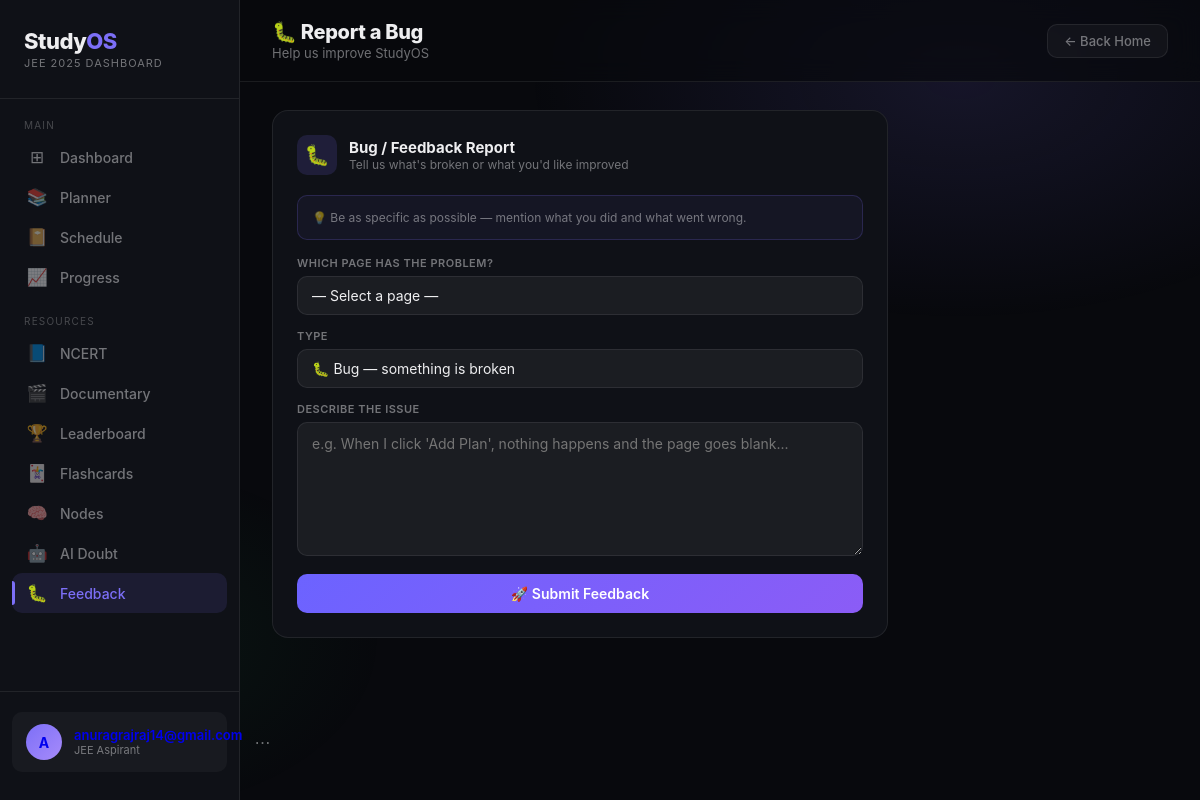
The app's page /feedback (signed in) with its own data.
### tables this page shows
CREATE TABLE users(
        id INTEGER PRIMARY KEY AUTOINCREMENT,
        username TEXT UNIQUE NOT NULL,
        email TEXT UNIQUE NOT NULL,
        password TEXT NOT NULL,
        bio TEXT DEFAULT '',
        exam TEXT DEFAULT 'JEE',
        class_year TEXT DEFAULT '12',
        avatar TEXT DEFAULT '',
        created_at TIMESTAMP DEFAULT CURRENT_TIMESTAMP
    );

### app.py (the view, shortened to what this page needs)
@app.route("/feedback", methods=["GET", "POST"])
@login_required
def feedback():
    return render_template("feedback.html")

### app.py (called while the page is built)
def get_db():
    conn = sqlite3.connect("database.db")
    conn.row_factory = sqlite3.Row
    return conn

@login_manager.user_loader
def load_user(user_id):
    conn = get_db()
    u = conn.execute("SELECT * FROM users WHERE id=?", (user_id,)).fetchone()
    conn.close()
    if u:
        return User(u['id'], u['username'], u['email'], u['bio'],
                    u['exam'], u['class_year'], u['avatar'])
    return None

@app.before_request
def log_visitor():
    ip = request.remote_addr
    path = request.path
    user_agent = request.headers.get('User-Agent')
    with open("visitors.txt", "a", encoding="utf-8") as f:
        f.write(
            f"Time: {datetime.now()} | "
            f"IP: {ip} | "
            f"Page: {path} | "
            f"Browser: {user_agent}\n"
        )

### templates/feedback.html (shortened to what this page needs)
<!DOCTYPE html>
<html lang="en">
<head>
</head>
<body>
<aside class="sidebar" id="sidebar">
  <div class="logo">
    <div class="logo-mark">Study<span>OS</span></div>
    <div class="logo-sub">JEE 2025 Dashboard</div>
  </div>
 <div class="nav-section">
    <div class="nav-label">Main</div>
    <a class="nav-item" href="/"><span class="nav-icon">⊞</span> Dashboard</a>
    <a class="nav-item" href="/planner"><span class="nav-icon">📚</span> Planner</a>
    <a class="nav-item" href="/schedule"><span class="nav-icon">📔</span> Schedule</a>
    <a class="nav-item" href="/progress"><span class="nav-icon">📈</span> Progress</a>
  </div>
  <div class="nav-section" style="margin-top:10px;">
    <div class="nav-label">Resources</div>
    <a class="nav-item" href="/ncert_pdf"><span class="nav-icon">📘</span> NCERT</a>
    <a class="nav-item" href="/documentary"><span class="nav-icon">🎬</span> Documentary</a>
    <a class="nav-item" href="/leaderboard"><span class="nav-icon">🏆</span> Leaderboard</a>
    <a class="nav-item" href="/flashcards"><span class="nav-icon">🃏</span> Flashcards</a>
    <a class="nav-item" href="/nodes"><span class="nav-icon">🧠</span> Nodes</a>
     <a class="nav-item" href="/doubt"><span class="nav-icon">🤖</span> AI Doubt</a>
     <a class="nav-item active" href="/feedback"><span class="nav-icon">🐛</span> Feedback</a>
  </div>
  <div class="sidebar-footer">
    <a href="/profile" style="text-decoration:none;">
      <div class="user-card">
        <div class="avatar">
          {% if current_user.avatar %}
            <img src="{{ current_user.avatar }}" alt="avatar">
          {% else %}
            {{ current_user.username[0].upper() }}
          {% endif %}
        </div>
        <div>
          <div class="user-name">{{ current_user.username }}</div>
          <div class="user-role">{{ current_user.exam }} Aspirant</div>
        </div>
        <div class="user-dots">⋯</div>
      </div>
    </a>
  </div>
</aside>
<main class="main">
  <div class="topbar">
    <div class="topbar-left">
      <h1>🐛 Report a Bug</h1>
      <p>Help us improve StudyOS</p>
    </div>
    <a class="back-btn" href="/">← Back Home</a>
  </div>
  <div class="content">
    <div class="form-card">
      <div class="form-header">
        <div class="form-icon">🐛</div>
        <div>
          <div class="form-title">Bug / Feedback Report</div>
          <div class="form-sub">Tell us what's broken or what you'd like improved</div>
        </div>
      </div>
      <div class="info-box">
        💡 Be as specific as possible — mention what you did and what went wrong.
      </div>
      <form method="POST" action="/feedback">
        <div class="form-group">
          <label class="form-label">Which page has the problem?</label>
          <select name="page" class="form-select" required>
            <option value="">— Select a page —</option>
          </select>
        </div>
        <div class="form-group">
          <label class="form-label">Type</label>
          <select name="type" class="form-select">
            <option value="bug">🐛 Bug — something is broken</option>
          </select>
        </div>
        <div class="form-group">
          <label class="form-label">Describe the issue</label>
          <textarea name="message" class="form-textarea" rows="5"
            placeholder="e.g. When I click 'Add Plan', nothing happens and the page goes blank..." required></textarea>
        </div>
        <button type="submit" class="submit-btn">🚀 Submit Feedback</button>
      </form>
    </div>
  </div>
</main>
</body>
</html>

### records on screen
users: username "A", username "anuragrajraj14@gmail.com", exam "JEE"
